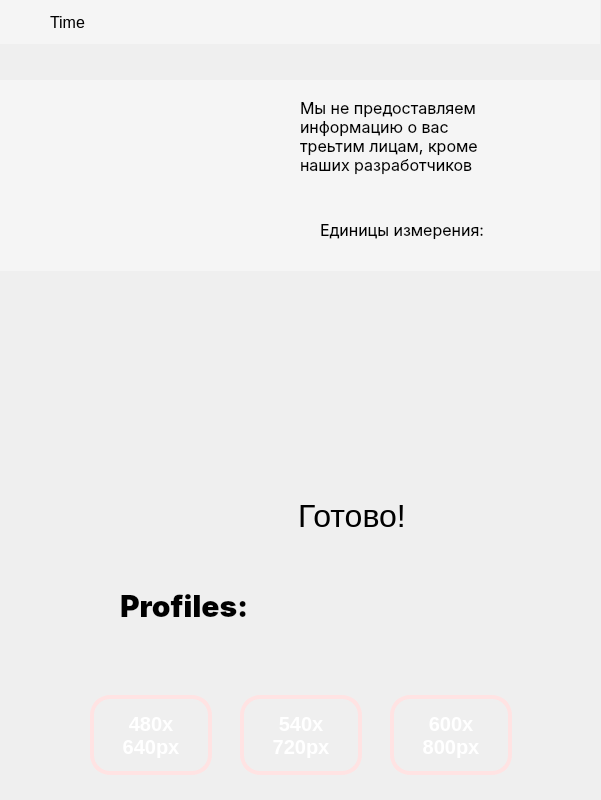
<?xml version="1.0" encoding="UTF-8"?>
<ui version="4.0">
 <class>Form</class>
 <widget class="QWidget" name="Form">
  <property name="geometry">
   <rect>
    <x>0</x>
    <y>0</y>
    <width>601</width>
    <height>800</height>
   </rect>
  </property>
  <property name="windowTitle">
   <string>Настройки</string>
  </property>
  <property name="autoFillBackground">
   <bool>false</bool>
  </property>
  <property name="styleSheet">
   <string notr="true"/>
  </property>
  <widget class="QLabel" name="label">
   <property name="geometry">
    <rect>
     <x>0</x>
     <y>0</y>
     <width>600</width>
     <height>800</height>
    </rect>
   </property>
   <property name="styleSheet">
    <string notr="true"/>
   </property>
   <property name="text">
    <string/>
   </property>
   <property name="pixmap">
    <pixmap resource="../resources/images/wtf.qrc">:/backgrounds/done_backgrounds/First_Menu.png</pixmap>
   </property>
  </widget>
  <widget class="QLabel" name="lblText1">
   <property name="geometry">
    <rect>
     <x>300</x>
     <y>96</y>
     <width>201</width>
     <height>81</height>
    </rect>
   </property>
   <property name="font">
    <font>
     <family>Inter</family>
     <pointsize>-1</pointsize>
     <weight>50</weight>
     <italic>false</italic>
     <bold>false</bold>
    </font>
   </property>
   <property name="styleSheet">
    <string notr="true">position: absolute;
width: 220px;
height: 74px;
left: 673px;
top: 362px;

font-family: 'Inter';
font-style: normal;
font-weight: 400;
font-size: 16px;
line-height: 100%;
/* or 16px */

display: flex;
align-items: center;
text-align: center;
letter-spacing: 0.1em;

color: #000000;
</string>
   </property>
   <property name="text">
    <string>Мы не предоставляем
информацию о вас
треьтим лицам, кроме
наших разработчиков</string>
   </property>
  </widget>
  <widget class="QLabel" name="label_3">
   <property name="geometry">
    <rect>
     <x>120</x>
     <y>590</y>
     <width>141</width>
     <height>31</height>
    </rect>
   </property>
   <property name="font">
    <font>
     <family>Inter</family>
     <pointsize>-1</pointsize>
     <weight>99</weight>
     <italic>false</italic>
     <bold>true</bold>
    </font>
   </property>
   <property name="styleSheet">
    <string notr="true">position: absolute;
width: 160px;
height: 28px;
left: 104px;
top: 598px;

font-family: 'Inter';
font-style: normal;
font-weight: 900;
font-size: 30px;
line-height: 100%;

display: flex;
align-items: center;
text-align: center;
letter-spacing: 0.1em;
</string>
   </property>
   <property name="text">
    <string>Profiles:</string>
   </property>
  </widget>
  <widget class="QPushButton" name="btnSetSize1">
   <property name="geometry">
    <rect>
     <x>90</x>
     <y>695</y>
     <width>122</width>
     <height>80</height>
    </rect>
   </property>
   <property name="styleSheet">
    <string notr="true">position: absolute;
width: 122px;
height: 80px;
left: 0.35px;
top: 0.53px;

font-family: 'Inter';
font-style: normal;
font-weight: 600;
font-size: 20px;
line-height: 100%;
/* or 24px */

display: flex;
align-items: center;
text-align: center;
letter-spacing: 0.1em;

color: #FFFFFF;

mix-blend-mode: difference;
border: 4px solid #FFE3E3;
filter: drop-shadow(0px 0px 20px rgba(250, 237, 190, 0.85));
border-radius: 20px;</string>
   </property>
   <property name="text">
    <string>480x
640px</string>
   </property>
  </widget>
  <widget class="QPushButton" name="btnSetSize2">
   <property name="geometry">
    <rect>
     <x>240</x>
     <y>695</y>
     <width>122</width>
     <height>80</height>
    </rect>
   </property>
   <property name="styleSheet">
    <string notr="true">position: absolute;
width: 122px;
height: 80px;
left: 0.35px;
top: 0.53px;

font-family: 'Inter';
font-style: normal;
font-weight: 600;
font-size: 20px;
line-height: 100%;
/* or 24px */

display: flex;
align-items: center;
text-align: center;
letter-spacing: 0.1em;

color: #FFFFFF;

mix-blend-mode: difference;
border: 4px solid #FFE3E3;
filter: drop-shadow(0px 0px 20px rgba(250, 237, 190, 0.85));
border-radius: 20px;</string>
   </property>
   <property name="text">
    <string>540x
720px</string>
   </property>
  </widget>
  <widget class="QPushButton" name="btnSetSize3">
   <property name="geometry">
    <rect>
     <x>390</x>
     <y>695</y>
     <width>122</width>
     <height>80</height>
    </rect>
   </property>
   <property name="styleSheet">
    <string notr="true">position: absolute;
width: 122px;
height: 80px;
left: 0.35px;
top: 0.53px;

font-family: 'Inter';
font-style: normal;
font-weight: 600;
font-size: 20px;
line-height: 100%;
/* or 24px */

display: flex;
align-items: center;
text-align: center;
letter-spacing: 0.1em;

color: #FFFFFF;

mix-blend-mode: difference;
border: 4px solid #FFE3E3;
filter: drop-shadow(0px 0px 20px rgba(250, 237, 190, 0.85));
border-radius: 20px;</string>
   </property>
   <property name="text">
    <string>600x
800px</string>
   </property>
  </widget>
  <widget class="QLabel" name="label_4">
   <property name="geometry">
    <rect>
     <x>296</x>
     <y>500</y>
     <width>112</width>
     <height>32</height>
    </rect>
   </property>
   <property name="sizeIncrement">
    <size>
     <width>0</width>
     <height>0</height>
    </size>
   </property>
   <property name="font">
    <font>
     <pointsize>-1</pointsize>
     <weight>50</weight>
     <italic>false</italic>
     <bold>false</bold>
    </font>
   </property>
   <property name="styleSheet">
    <string notr="true">position: absolute;
width: 116px;
height: 30px;
left: 282px;
top: 508px;

font-style: normal;
font-weight: 400;
font-size: 32px;
line-height: 100%;
/* or 36px */

display: flex;
align-items: center;

-webkit-background-clip: text;
-webkit-text-fill-color: transparent;
background-clip: text;
text-fill-color: transparent;</string>
   </property>
   <property name="text">
    <string>Готово!</string>
   </property>
   <property name="alignment">
    <set>Qt::AlignCenter</set>
   </property>
  </widget>
  <widget class="QLabel" name="label_5">
   <property name="geometry">
    <rect>
     <x>0</x>
     <y>80</y>
     <width>600</width>
     <height>191</height>
    </rect>
   </property>
   <property name="styleSheet">
    <string notr="true">position: absolute;
width: 600px;
height: 80px;
left: 378px;
top: 359px;

background: rgba(255, 255, 255, 0.4);
mix-blend-mode: soft-light;</string>
   </property>
   <property name="text">
    <string/>
   </property>
  </widget>
  <widget class="QPushButton" name="btnInfo">
   <property name="enabled">
    <bool>true</bool>
   </property>
   <property name="geometry">
    <rect>
     <x>520</x>
     <y>116</y>
     <width>40</width>
     <height>40</height>
    </rect>
   </property>
   <property name="font">
    <font>
     <pointsize>8</pointsize>
     <kerning>false</kerning>
    </font>
   </property>
   <property name="autoFillBackground">
    <bool>false</bool>
   </property>
   <property name="styleSheet">
    <string notr="true">border: none;
background-color: rgba(255, 255, 255, 0);</string>
   </property>
   <property name="text">
    <string/>
   </property>
   <property name="icon">
    <iconset resource="../resources/icons/icons.qrc">
     <normaloff>:/newPrefix/project_icons/info-circle1.svg</normaloff>:/newPrefix/project_icons/info-circle1.svg</iconset>
   </property>
   <property name="iconSize">
    <size>
     <width>36</width>
     <height>36</height>
    </size>
   </property>
   <property name="checkable">
    <bool>false</bool>
   </property>
  </widget>
  <widget class="QPushButton" name="btnShowMenu">
   <property name="geometry">
    <rect>
     <x>580</x>
     <y>12</y>
     <width>20</width>
     <height>20</height>
    </rect>
   </property>
   <property name="styleSheet">
    <string notr="true">border: none;
background-color: rgba(255, 255, 255, 0);</string>
   </property>
   <property name="text">
    <string/>
   </property>
   <property name="icon">
    <iconset>
     <normaloff>../resources/icons/bootstrap-icons-1.9.1/eye-slash.svg</normaloff>../resources/icons/bootstrap-icons-1.9.1/eye-slash.svg</iconset>
   </property>
   <property name="iconSize">
    <size>
     <width>20</width>
     <height>20</height>
    </size>
   </property>
   <property name="checkable">
    <bool>false</bool>
   </property>
  </widget>
  <widget class="QLabel" name="label_6">
   <property name="geometry">
    <rect>
     <x>0</x>
     <y>0</y>
     <width>600</width>
     <height>44</height>
    </rect>
   </property>
   <property name="styleSheet">
    <string notr="true">border: none;
background-size: 120px 120px;
/*width: 160px;
height:160px;*/
background-color: rgba(255, 255, 255, 0.4);</string>
   </property>
   <property name="text">
    <string/>
   </property>
  </widget>
  <widget class="QLabel" name="lblTime">
   <property name="geometry">
    <rect>
     <x>50</x>
     <y>12</y>
     <width>66</width>
     <height>20</height>
    </rect>
   </property>
   <property name="font">
    <font>
     <pointsize>12</pointsize>
    </font>
   </property>
   <property name="text">
    <string>Time</string>
   </property>
  </widget>
  <widget class="QLabel" name="lblText1_2">
   <property name="geometry">
    <rect>
     <x>320</x>
     <y>210</y>
     <width>181</width>
     <height>40</height>
    </rect>
   </property>
   <property name="font">
    <font>
     <family>Inter</family>
     <pointsize>-1</pointsize>
     <weight>50</weight>
     <italic>false</italic>
     <bold>false</bold>
    </font>
   </property>
   <property name="styleSheet">
    <string notr="true">position: absolute;
width: 220px;
height: 74px;
left: 673px;
top: 362px;

font-family: 'Inter';
font-style: normal;
font-weight: 400;
font-size: 16px;
line-height: 100%;
/* or 16px */

display: flex;
align-items: center;
text-align: center;
letter-spacing: 0.1em;

color: #000000;
</string>
   </property>
   <property name="text">
    <string>Единицы измерения:</string>
   </property>
   <property name="alignment">
    <set>Qt::AlignLeading|Qt::AlignLeft|Qt::AlignVCenter</set>
   </property>
  </widget>
  <zorder>label</zorder>
  <zorder>label_6</zorder>
  <zorder>label_5</zorder>
  <zorder>lblText1</zorder>
  <zorder>label_3</zorder>
  <zorder>btnSetSize1</zorder>
  <zorder>btnSetSize2</zorder>
  <zorder>btnSetSize3</zorder>
  <zorder>label_4</zorder>
  <zorder>lblTime</zorder>
  <zorder>btnShowMenu</zorder>
  <zorder>btnInfo</zorder>
  <zorder>lblText1_2</zorder>
 </widget>
 <resources>
  <include location="../resources/images/wtf.qrc"/>
  <include location="../resources/icons/icons.qrc"/>
 </resources>
 <connections/>
</ui>
